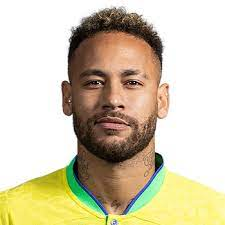
#> input picture model/test_images/download (1).jpeg, 225 x 225 px, found by its file name
$ jupyter execute --allow-errors 'Biometric Image classification.ipynb'   (shell and % lines are left out)
#> lines starting #> are read from the running program, lines starting #| are printed output that depends on the picture
[cell 1]
import numpy as np
import cv2
import matplotlib
from matplotlib import pyplot as plt

[cell 2]
img = cv2.imread('C:/Users/Surjya/Image classification/model/test_images/download (1).jpeg')
#> img is the input picture: shape (225, 225, 3); mean B, G, R 173.4, 200.3, 210
img.shape
#> Out = (225, 225, 3)

[cell 3]
plt.imshow(img)

[cell 4]
gray = cv2.cvtColor(img, cv2.COLOR_BGR2GRAY)
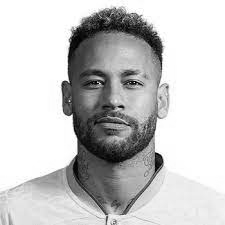
#> gray: shape (225, 225); min 0, max 255, mean 200.1
gray.shape
#> Out = (225, 225)

[cell 5]
gray

[cell 6]
plt.imshow(gray, cmap='gray')

[cell 7]
face_cascade = cv2.CascadeClassifier('C:/Users/Surjya/Image classification/model/opencv/haarcascades/haarcascade_frontalface_default.xml')
eye_cascade = cv2.CascadeClassifier('C:/Users/Surjya/Image classification/model/opencv/haarcascades/haarcascade_eye.xml')

faces = face_cascade.detectMultiScale(gray, 1.3, 5)
#> faces = [[62, 42, 104, 104]]
faces
#> Out = [[62, 42, 104, 104]]

[cell 8]
(x,y,w,h) = faces[0]
#> x = 62; y = 42; w = 104; h = 104
x,y,w,h
#> Out = (62, 42, 104, 104)

[cell 9]
face_img = cv2.rectangle(img,(x,y),(x+w,y+h),(255,0,0),2)
plt.imshow(face_img)

[cell 10]
cv2.destroyAllWindows()
for (x,y,w,h) in faces:
    face_img = cv2.rectangle(img,(x,y),(x+w,y+h),(255,0,0),2)
    roi_gray = gray[y:y+h, x:x+w]
    roi_color = face_img[y:y+h, x:x+w]
    eyes = eye_cascade.detectMultiScale(roi_gray)
    for (ex,ey,ew,eh) in eyes:
        cv2.rectangle(roi_color,(ex,ey),(ex+ew,ey+eh),(0,255,0),2)
#> this loop made 1 pass
#> (x, y, w, h, eyes) on pass 1: (62, 42, 104, 104, [[23, 30, 23, 23], [57, 29, 25, 25], [47, 16, 41, 41]])
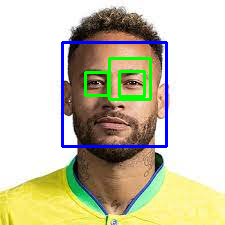
#> img: shape (225, 225, 3); mean B, G, R 173.6, 198.4, 201.7
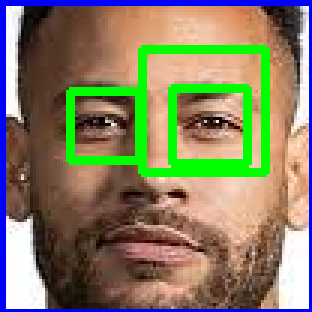
#> roi_color: shape (104, 104, 3) (shown 3 times larger); mean B, G, R 100.6, 127.1, 133.2


plt.figure()
plt.imshow(face_img, cmap='gray')
plt.show()

[cell 11]
plt.imshow(roi_color, cmap='gray')

[cell 12]
cropped_img = np.array(roi_color)
cropped_img.shape
#> Out = (104, 104, 3)

[cell 13]
import numpy as np
import pywt
import cv2

def w2d(img, mode='haar', level=1):
#> called with mode = 'db1', level = 5
    imArray = img
    #Datatype conversions...which is convert to grayscale
    imArray = cv2.cvtColor(imArray, cv2.COLOR_RGB2GRAY)
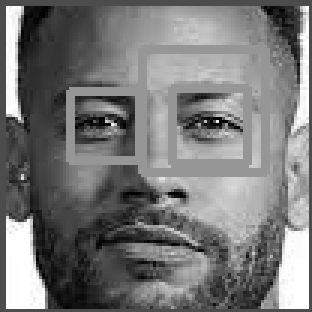
#> imArray: shape (104, 104) (shown 3 times larger); min 0, max 255, mean 119.9
    #convert to float
    imArray = np.float32(imArray)
    imArray /= 255;
    #compute coefficients
    coeffs = pywt.wavedec2(imArray, mode, level=level)
#> coeffs = 6 items

    #Process  Coefficients
    coeffs_H=list(coeffs)
#> coeffs_H = 6 items
    coeffs_H[0] *= 0;

    #reconstruction
    imArray_H=pywt.waverec2(coeffs_H, mode);
    imArray_H *= 255;
    imArray_H = np.uint8(imArray_H)
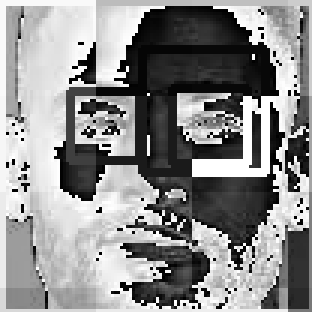
#> imArray_H: shape (104, 104) (shown 3 times larger); min 0, max 255, mean 140.6

    return imArray_H

[cell 14]
im_har = w2d(cropped_img,'db1',5)
plt.imshow(im_har, cmap='gray')

[cell 15]
def get_cropped_image_if_2_eyes(image_path):
    img = cv2.imread(image_path)
    gray = cv2.cvtColor(img, cv2.COLOR_BGR2GRAY)
    faces = face_cascade.detectMultiScale(gray, 1.3, 5)
#> faces = [[62, 42, 104, 104]]
    for (x,y,w,h) in faces:
        roi_gray = gray[y:y+h, x:x+w]
        roi_color = img[y:y+h, x:x+w]
        eyes = eye_cascade.detectMultiScale(roi_gray)
        if len(eyes) >= 2:
            return roi_color

[cell 16]
original_image = cv2.imread('C:/Users/Surjya/Image classification/model/test_images/download (1).jpeg')
plt.imshow(original_image)

[cell 17]
cropped_image = get_cropped_image_if_2_eyes('C:/Users/Surjya/Image classification/model/test_images/download (1).jpeg')
plt.imshow(cropped_image)

[cell 18]
org_image_obstructed = cv2.imread('C:/Users/Surjya/Image classification/model/test_images/Neymar_P_26.jpg')
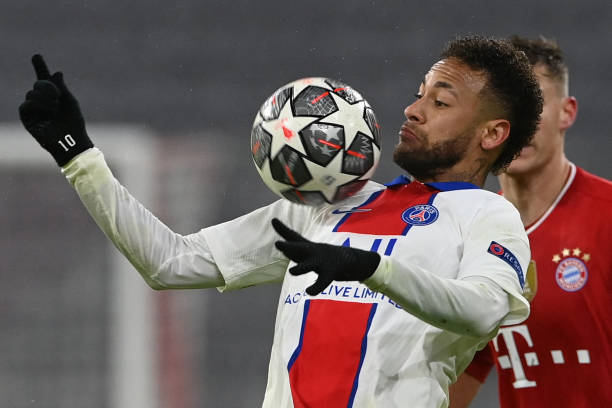
#> input picture model/test_images/Neymar_P_26.jpg, 612 x 408 px, found by its file name
#> org_image_obstructed is the input picture: shape (408, 612, 3); mean B, G, R 93.9, 95.9, 112.1
plt.imshow(org_image_obstructed)

[cell 19]
cropped_image_no_2_eyes = get_cropped_image_if_2_eyes('C:/Users/Surjya/Image classification/model/test_images/Neymar_P_26.jpg')
cropped_image_no_2_eyes

[cell 20]
path_to_data = "C:/Users/Surjya/Image classification/model/dataset/"
path_to_cr_data = "C:/Users/Surjya/Image classification/model/dataset/cropped/"

[cell 21]
import os
img_dirs = []
for entry in os.scandir(path_to_data):
    if entry.is_dir():
        img_dirs.append(entry.path)

[cell 22]
img_dirs

[cell 23]
import shutil
if os.path.exists(path_to_cr_data):
     shutil.rmtree(path_to_cr_data)
os.mkdir(path_to_cr_data)

[cell 24]
cropped_image_dirs = []
image_file_names_dict = {}

for img_dir in img_dirs:
    count = 1
    image_name = img_dir.split('/')[-1]
    print(image_name)

    image_file_names_dict[image_name] = []

    for entry in os.scandir(img_dir):
        roi_color = get_cropped_image_if_2_eyes(entry.path)
#> call 3 of get_cropped_image_if_2_eyes, with image_path = 'model/dataset/Leo_messi/Messi_8.jpg'
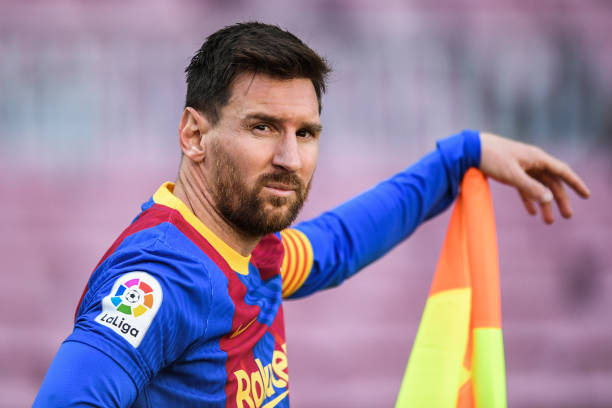
#> input picture model/dataset/Leo_messi/Messi_8.jpg, 612 x 408 px
#> in get_cropped_image_if_2_eyes, img is the input picture: shape (408, 612, 3); mean B, G, R 155.6, 129.9, 150.1
#> in get_cropped_image_if_2_eyes (call 3), `gray = cv2.cvtColor(img, cv2.COLOR_BGR2GRAY)`:
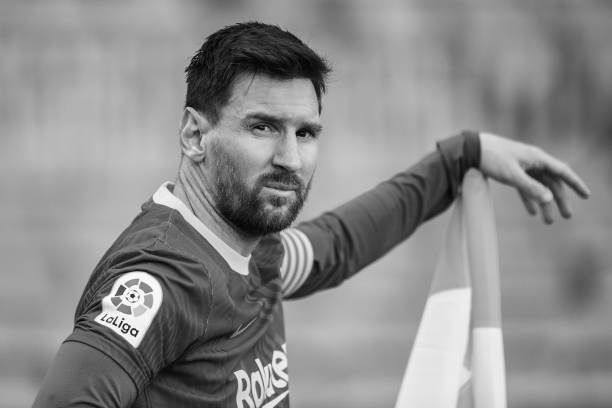
#> gray: shape (408, 612); min 1, max 255, mean 138.9
#> in get_cropped_image_if_2_eyes (call 3), `faces = face_cascade.detectMultiScale(gray, 1.3, 5)`: faces = [[214, 77, 141, 141]]
#> the loop in get_cropped_image_if_2_eyes, `for (x,y,w,h) in faces:` made 1 pass
#> (x, y, w, h, eyes) on pass 1: (214, 77, 141, 141, [[52, 43, 23, 23], [73, 39, 34, 34], [31, 33, 34, 34]])
#> pass 1, in get_cropped_image_if_2_eyes (call 3), `roi_gray = gray[y:y+h, x:x+w]`:
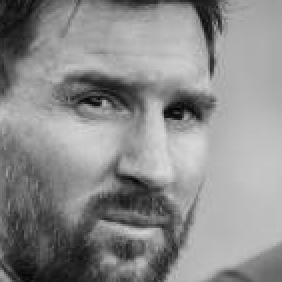
#> roi_gray: shape (141, 141) (shown 2 times larger); min 1, max 216, mean 139.2
#> pass 1, in get_cropped_image_if_2_eyes (call 3), `roi_color = img[y:y+h, x:x+w]`:
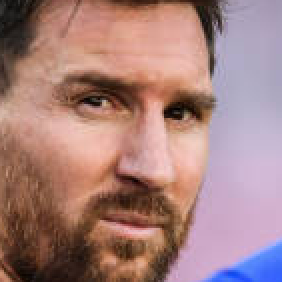
#> roi_color: shape (141, 141, 3) (shown 2 times larger); mean B, G, R 125.5, 128.4, 165.7
        if roi_color is not None:
            cropped_folder = path_to_cr_data + image_name
            if not os.path.exists(cropped_folder):
                os.makedirs(cropped_folder)
                cropped_image_dirs.append(cropped_folder)
                print("Generating cropped images in folder: ",cropped_folder)

            cropped_file_name = image_name + str(count) + ".png"
            cropped_file_path = cropped_folder + "/" + cropped_file_name

            cv2.imwrite(cropped_file_path, roi_color)
            image_file_names_dict[image_name].append(cropped_file_path)
            count += 1

[cell 25]
image_file_names_dict = {}
for img_dir in cropped_image_dirs:
    image_name = img_dir.split('/')[-1]
    file_list = []
    for entry in os.scandir(img_dir):
        file_list.append(entry.path)
    image_file_names_dict[image_name] = file_list
image_file_names_dict

[cell 26]
class_dict = {}
count = 0
for image_name in image_file_names_dict.keys():
    class_dict[image_name] = count
    count = count + 1
#> this loop made 0 passes
#> after the loop, class_dict = 0 items; count = 0
class_dict
